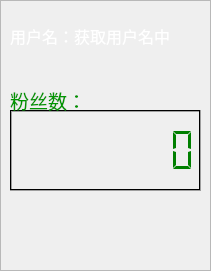
   <widget class="QFrame" name="frame">
    <property name="geometry">
     <rect>
      <x>10</x>
      <y>10</y>
      <width>211</width>
      <height>271</height>
     </rect>
    </property>
    <property name="palette">
     <palette>
      <active>
       <colorrole role="Shadow">
        <brush brushstyle="SolidPattern">
         <color alpha="255">
          <red>0</red>
          <green>146</green>
          <blue>0</blue>
         </color>
        </brush>
       </colorrole>
      </active>
      <inactive>
       <colorrole role="Shadow">
        <brush brushstyle="SolidPattern">
         <color alpha="255">
          <red>0</red>
          <green>146</green>
          <blue>0</blue>
         </color>
        </brush>
       </colorrole>
      </inactive>
      <disabled>
       <colorrole role="Shadow">
        <brush brushstyle="SolidPattern">
         <color alpha="255">
          <red>0</red>
          <green>146</green>
          <blue>0</blue>
         </color>
        </brush>
       </colorrole>
      </disabled>
     </palette>
    </property>
    <property name="styleSheet">
     <string notr="true">#frame{border:3px solid rgb(0,255,0)}</string>
    </property>
    <property name="frameShape">
     <enum>QFrame::StyledPanel</enum>
    </property>
    <property name="frameShadow">
     <enum>QFrame::Raised</enum>
    </property>
    <property name="lineWidth">
     <number>10</number>
    </property>
    <property name="midLineWidth">
     <number>10</number>
    </property>
    <widget class="QLCDNumber" name="fans">
     <property name="geometry">
      <rect>
       <x>10</x>
       <y>110</y>
       <width>191</width>
       <height>81</height>
      </rect>
     </property>
     <property name="palette">
      <palette>
       <active>
        <colorrole role="WindowText">
         <brush brushstyle="SolidPattern">
          <color alpha="255">
           <red>0</red>
           <green>127</green>
           <blue>0</blue>
          </color>
         </brush>
        </colorrole>
        <colorrole role="Button">
         <brush brushstyle="SolidPattern">
          <color alpha="255">
           <red>0</red>
           <green>0</green>
           <blue>0</blue>
          </color>
         </brush>
        </colorrole>
        <colorrole role="Light">
         <brush brushstyle="SolidPattern">
          <color alpha="255">
           <red>0</red>
           <green>0</green>
           <blue>0</blue>
          </color>
         </brush>
        </colorrole>
        <colorrole role="Midlight">
         <brush brushstyle="SolidPattern">
          <color alpha="255">
           <red>0</red>
           <green>0</green>
           <blue>0</blue>
          </color>
         </brush>
        </colorrole>
       </active>
       <inactive>
        <colorrole role="WindowText">
         <brush brushstyle="SolidPattern">
          <color alpha="255">
           <red>0</red>
           <green>127</green>
           <blue>0</blue>
          </color>
         </brush>
        </colorrole>
        <colorrole role="Button">
         <brush brushstyle="SolidPattern">
          <color alpha="255">
           <red>0</red>
           <green>0</green>
           <blue>0</blue>
          </color>
         </brush>
        </colorrole>
        <colorrole role="Light">
         <brush brushstyle="SolidPattern">
          <color alpha="255">
           <red>0</red>
           <green>0</green>
           <blue>0</blue>
          </color>
         </brush>
        </colorrole>
        <colorrole role="Midlight">
         <brush brushstyle="SolidPattern">
          <color alpha="255">
           <red>0</red>
           <green>0</green>
           <blue>0</blue>
          </color>
         </brush>
        </colorrole>
       </inactive>
       <disabled>
        <colorrole role="WindowText">
         <brush brushstyle="SolidPattern">
          <color alpha="255">
           <red>160</red>
           <green>162</green>
           <blue>162</blue>
          </color>
         </brush>
        </colorrole>
        <colorrole role="Button">
         <brush brushstyle="SolidPattern">
          <color alpha="255">
           <red>0</red>
           <green>0</green>
           <blue>0</blue>
          </color>
         </brush>
        </colorrole>
        <colorrole role="Light">
         <brush brushstyle="SolidPattern">
          <color alpha="255">
           <red>0</red>
           <green>0</green>
           <blue>0</blue>
          </color>
         </brush>
        </colorrole>
        <colorrole role="Midlight">
         <brush brushstyle="SolidPattern">
          <color alpha="255">
           <red>0</red>
           <green>0</green>
           <blue>0</blue>
          </color>
         </brush>
        </colorrole>
       </disabled>
      </palette>
     </property>
     <property name="smallDecimalPoint">
      <bool>false</bool>
     </property>
     <property name="digitCount">
      <number>8</number>
     </property>
     <property name="segmentStyle">
      <enum>QLCDNumber::Flat</enum>
     </property>
    </widget>
    <widget class="QLabel" name="label_2">
     <property name="geometry">
      <rect>
       <x>10</x>
       <y>90</y>
       <width>71</width>
       <height>21</height>
      </rect>
     </property>
     <property name="palette">
      <palette>
       <active>
        <colorrole role="WindowText">
         <brush brushstyle="SolidPattern">
          <color alpha="255">
           <red>0</red>
           <green>150</green>
           <blue>0</blue>
          </color>
         </brush>
        </colorrole>
       </active>
       <inactive>
        <colorrole role="WindowText">
         <brush brushstyle="SolidPattern">
          <color alpha="255">
           <red>0</red>
           <green>150</green>
           <blue>0</blue>
          </color>
         </brush>
        </colorrole>
       </inactive>
       <disabled>
        <colorrole role="WindowText">
         <brush brushstyle="SolidPattern">
          <color alpha="255">
           <red>110</red>
           <green>113</green>
           <blue>117</blue>
          </color>
         </brush>
        </colorrole>
       </disabled>
      </palette>
     </property>
     <property name="font">
      <font>
       <pointsize>14</pointsize>
      </font>
     </property>
     <property name="text">
      <string>粉丝数：</string>
     </property>
    </widget>
    <widget class="QLabel" name="greeting">
     <property name="geometry">
      <rect>
       <x>10</x>
       <y>20</y>
       <width>171</width>
       <height>31</height>
      </rect>
     </property>
     <property name="palette">
      <palette>
       <active>
        <colorrole role="WindowText">
         <brush brushstyle="SolidPattern">
          <color alpha="255">
           <red>255</red>
           <green>255</green>
           <blue>255</blue>
          </color>
         </brush>
        </colorrole>
       </active>
       <inactive>
        <colorrole role="WindowText">
         <brush brushstyle="SolidPattern">
          <color alpha="255">
           <red>255</red>
           <green>255</green>
           <blue>255</blue>
          </color>
         </brush>
        </colorrole>
       </inactive>
       <disabled>
        <colorrole role="WindowText">
         <brush brushstyle="SolidPattern">
          <color alpha="255">
           <red>110</red>
           <green>113</green>
           <blue>117</blue>
          </color>
         </brush>
        </colorrole>
       </disabled>
      </palette>
     </property>
     <property name="font">
      <font>
       <pointsize>12</pointsize>
      </font>
     </property>
     <property name="text">
      <string>用户名：获取用户名中</string>
     </property>
    </widget>
   </widget>
